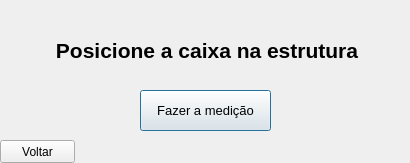
<?xml version="1.0" encoding="UTF-8"?>
<ui version="4.0">
 <class>Dialog</class>
 <widget class="QDialog" name="Dialog">
  <property name="geometry">
   <rect>
    <x>0</x>
    <y>0</y>
    <width>410</width>
    <height>163</height>
   </rect>
  </property>
  <property name="windowTitle">
   <string>Dialog</string>
  </property>
  <widget class="QWidget" name="verticalLayoutWidget">
   <property name="geometry">
    <rect>
     <x>20</x>
     <y>20</y>
     <width>374</width>
     <height>61</height>
    </rect>
   </property>
   <layout class="QVBoxLayout" name="verticalLayout">
    <item>
     <widget class="QLabel" name="label">
      <property name="font">
       <font>
        <family>Arial</family>
        <pointsize>16</pointsize>
        <weight>75</weight>
        <bold>true</bold>
       </font>
      </property>
      <property name="text">
       <string>Posicione a caixa na estrutura</string>
      </property>
      <property name="alignment">
       <set>Qt::AlignCenter</set>
      </property>
     </widget>
    </item>
   </layout>
  </widget>
  <widget class="QPushButton" name="medirButton">
   <property name="geometry">
    <rect>
     <x>140</x>
     <y>90</y>
     <width>131</width>
     <height>41</height>
    </rect>
   </property>
   <property name="font">
    <font>
     <family>Arial</family>
     <pointsize>10</pointsize>
    </font>
   </property>
   <property name="text">
    <string>Fazer a medição</string>
   </property>
  </widget>
  <widget class="QPushButton" name="voltarButton">
   <property name="geometry">
    <rect>
     <x>0</x>
     <y>140</y>
     <width>75</width>
     <height>23</height>
    </rect>
   </property>
   <property name="text">
    <string>Voltar</string>
   </property>
  </widget>
 </widget>
 <resources/>
 <connections/>
</ui>
